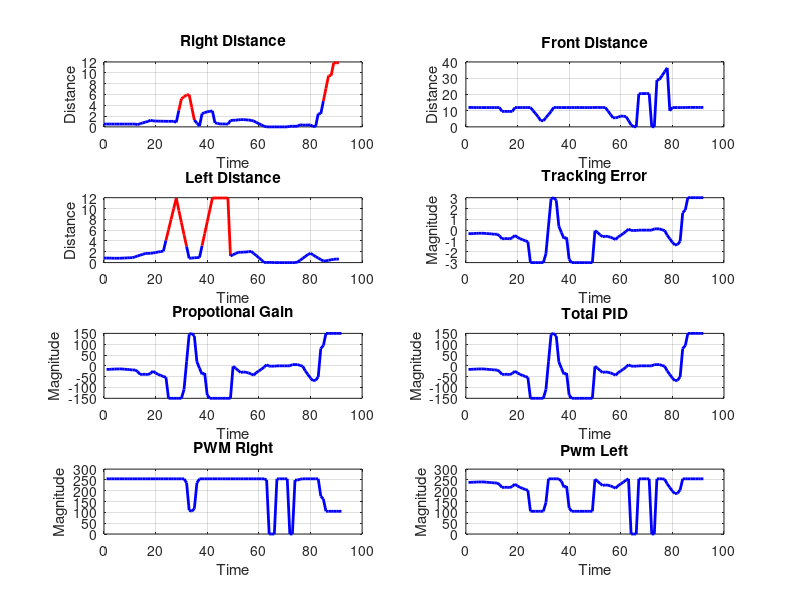

MATLAB code for this plot:
clc,clear,close all
load Task_4_Data.txt
x=Task_4_Data';
max_dis=3;

subplot(421);
tmp=x(1,:);
cond=zeros(1,length(tmp));
for i=1:length(tmp)
    cond(i)=tmp(i)>max_dis;
end
for i=1:length(tmp)-1
    if cond(i) == 0
        plot(i-1:i,tmp(1,i:i+1),'b','linewidth',2);grid on
        hold on
    else
        plot(i-1:i,tmp(1,i:i+1),'r','linewidth',2);grid on
        hold on
    end
    i=i+1;
end
xlabel('Time');
ylabel('Distance');
title('Right Distance');

subplot(422);
plot(x(2,:),'b','linewidth',2);grid on
xlabel('Time');
ylabel('Distance');
title('Front Distance');

subplot(423);

tmp=x(3,:);
cond=zeros(1,length(tmp));
for i=1:length(tmp)
    cond(i)=tmp(i)>max_dis;
end
for i=1:length(tmp)-1
    if cond(i) == 0
        plot(i-1:i,tmp(1,i:i+1),'b','linewidth',2);grid on
        hold on
    else
        plot(i-1:i,tmp(1,i:i+1),'r','linewidth',2);grid on
        hold on
    end
    i=i+1;
end
xlabel('Time');
ylabel('Distance');
title('Left Distance');

subplot(424);
plot(x(4,:),'b','linewidth',2);grid on
xlabel('Time');
ylabel('Magnitude');
title('Tracking Error');

subplot(425);
plot(x(5,:),'b','linewidth',2);grid on
xlabel('Time');
ylabel('Magnitude');
title('Propotional Gain');

subplot(426);
plot(x(6,:),'b','linewidth',2);grid on
xlabel('Time');
ylabel('Magnitude');
title('Total PID');

subplot(427);
plot(x(7,:),'b','linewidth',2);grid on
xlabel('Time');
ylabel('Magnitude');
title('PWM Right');

subplot(428);
plot(x(8,:),'b','linewidth',2);grid on
xlabel('Time');
ylabel('Magnitude');
title('Pwm Left');
